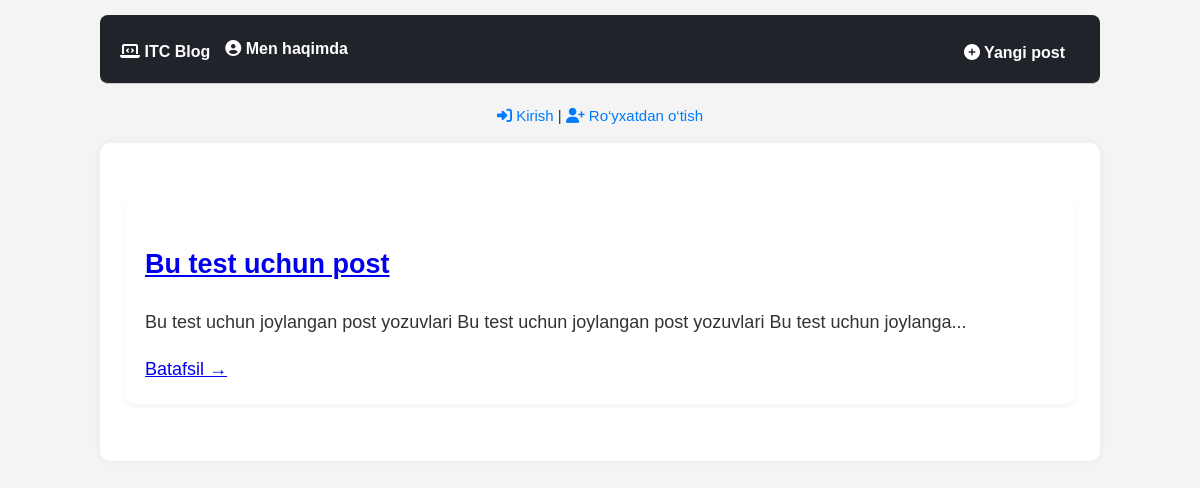
Before: / with the older database file.
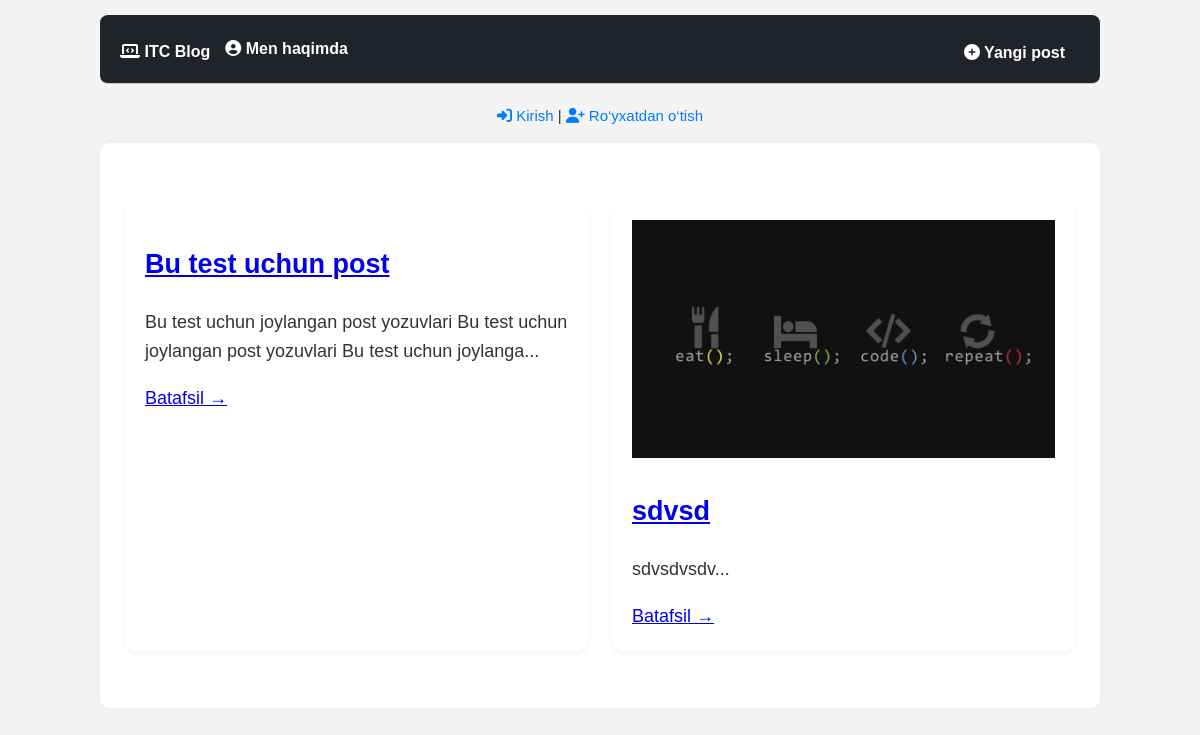
After: the same page with the newer database file.
### blog/models.py (models this page shows, shortened)
class Post(models.Model):
    title = models.CharField(max_length=200)
    author = models.ForeignKey(
        'auth.User',
        on_delete=models.CASCADE,
    )
    body = models.TextField()
    image = models.ImageField(upload_to='post_images/', null=True, blank=True)

### blog/views.py (the view)
# urls.py: path('', BlogListView.as_view(), name='home'),
class BlogListView(ListView):
    model = Post
    template_name = 'home.html'

### templates/home.html
{% extends 'base.html' %}
{% block content %}
  <section class="post-list">
    {% for post in object_list %}
      <article class="post-card">
        {% if post.image %}
          <div class="post-image">
            <img src="{{ post.image.url }}" alt="Post image" style="max-width: 100%; height: auto;">
          </div>
        {% endif %}
        <h2><a href="{% url 'post_detail' post.pk %}">{{ post.title }}</a></h2>
        <p>{{ post.body|slice:":100" }}...</p>
        <a class="read-more" href="{% url 'post_detail' post.pk %}">Batafsil →</a>
      </article>
    {% empty %}
      <p>Hozircha hech qanday post mavjud emas.</p>
    {% endfor %}
  </section>
{% endblock content %}

Changed rows visible on the page:
added Post: image (picture), title "sdvsd", body "sdvsdvsdv"
